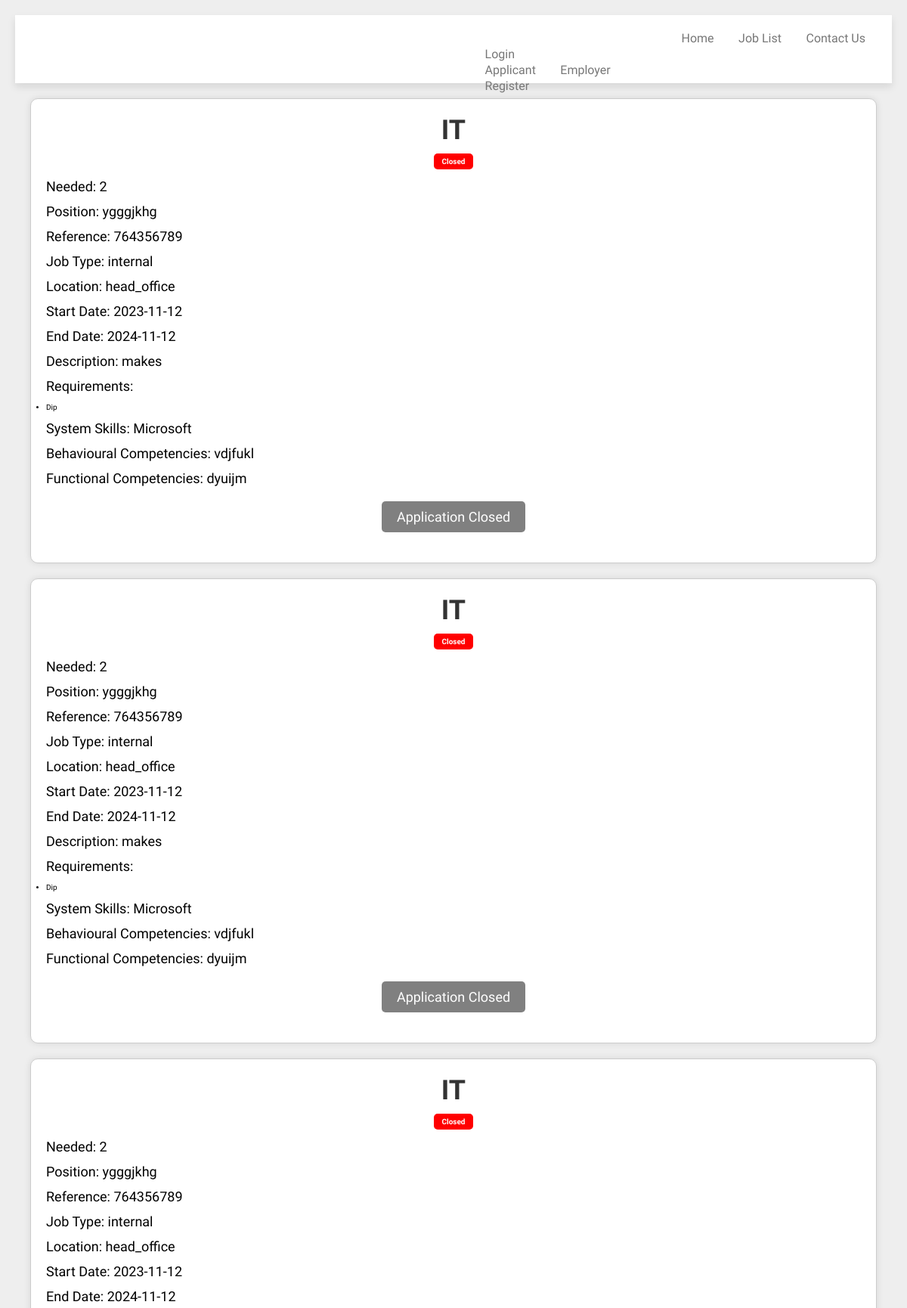
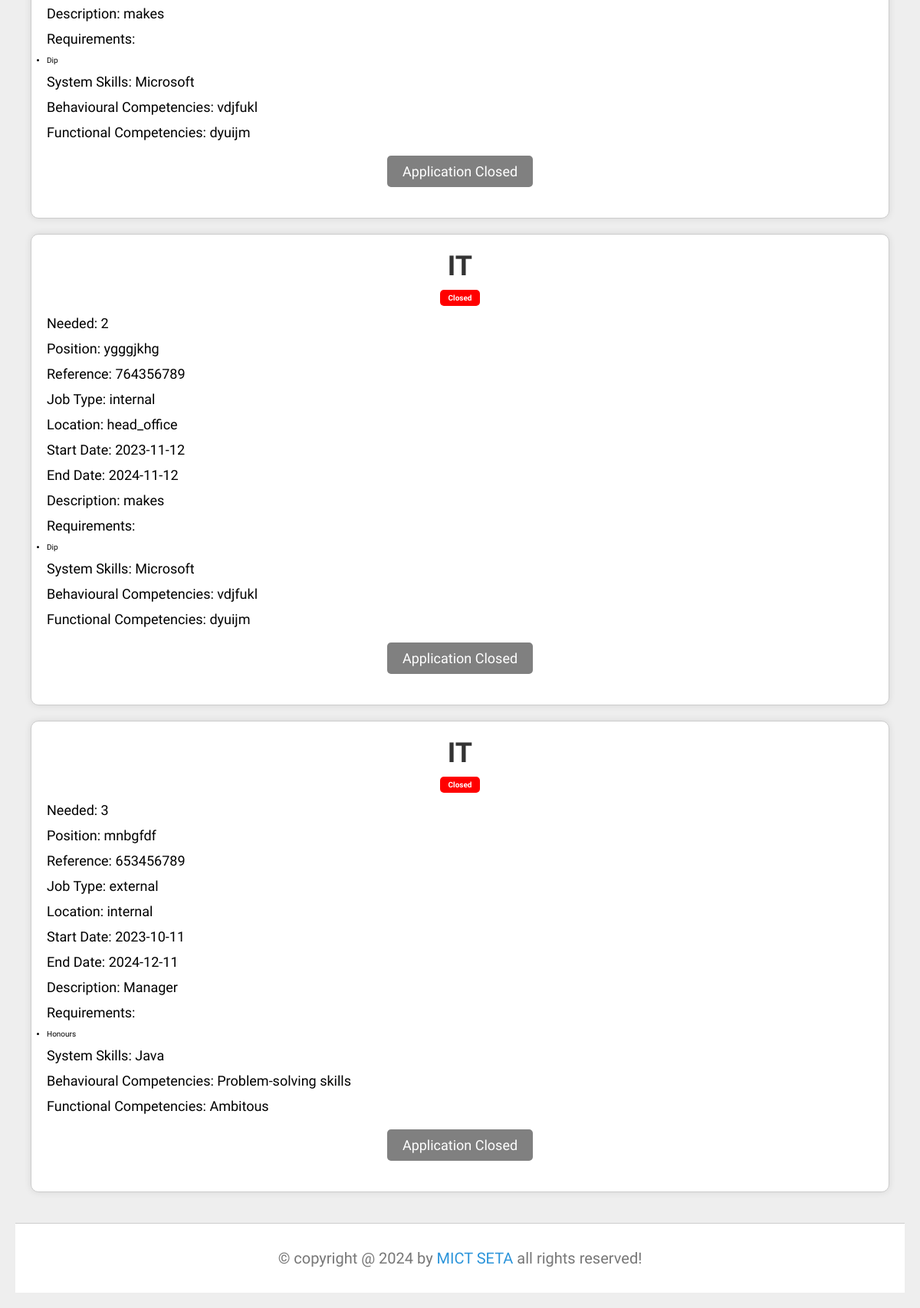
The app's page /IT.php with its own data (2 pictures, top to bottom).
### tables this page shows
CREATE TABLE `postjob` (
  `postjobID` int(11) NOT NULL,
  `jobtype` varchar(255) NOT NULL,
  `division` varchar(255) NOT NULL,
  `reference` varchar(255) NOT NULL,
  `position` varchar(255) NOT NULL,
  `vacancies` int(11) NOT NULL,
  `emptype` varchar(255) NOT NULL,
  `location` varchar(255) NOT NULL,
  `startDate` date NOT NULL,
  `endDate` date NOT NULL,
  `renumeration` int(11) NOT NULL,
  `description` varchar(255) NOT NULL,
  `requirement` varchar(255) NOT NULL,
  `system_skills` varchar(255) NOT NULL,
  `behavioural_competencies` varchar(255) NOT NULL,
  `functional_competencies` varchar(255) NOT NULL
);

### IT.php (the view, shortened to what this page needs)
<?php
require('database.php');
$user_email = $_SESSION['email'] ?? '';
$result = mysqli_query($conn, "SELECT * FROM postJob WHERE division = 'IT'");
?>
<!DOCTYPE html>
<html lang="en">
<head>
    <link rel="stylesheet" href="style.css">
</head>
<body>
    <header class="header">
        <section class="flex">
            <nav class="navbar">
                <a href="Home.php" style="margin-left:260px;">Home</a>
                <a href="jobList.php">Job List</a>
                <a href="Contact2.php">Contact Us</a>
                <div class="dropdown">
                    <a href="#" class="dropbtn">Login</a>
                    <div class="dropdown-content">
                        <a href="LoginApplicant.php">Applicant</a>
                        <a href="LoginHR.php">Employer</a>
                    </div>
                </div>
                <a href="RegisterApplicant.php">Register</a>
            </nav>
        </section>
    </header>
    <section class="home">
        <div class="job-listing">
            <?php
            if ($result && mysqli_num_rows($result) > 0) {
                $current_date = date('Y-m-d');
                while($row = mysqli_fetch_assoc($result)) {
                    $is_expired = (strtotime($row['endDate']) < strtotime($current_date));
                    echo '<div class="job-container">';
                    echo '<h1 class="job-title">'.$row['division'].'</h1>';
                    echo '<span class="status '.($is_expired ? 'closed' : 'active').'">'
                         .($is_expired ? 'Closed' : 'Hiring').'</span>';
                    echo '<div class="job-detail"><label>Needed:</label> '.$row['vacancies'].'</div>';
                    echo '<div class="job-detail"><label>Position:</label> '.$row['position'].'</div>';
                    echo '<div class="job-detail"><label>Reference:</label> '.$row['reference'].'</div>';
                    echo '<div class="job-detail"><label>Job Type:</label> '.$row['emptype'].'</div>';
                    echo '<div class="job-detail"><label>Location:</label> '.$row['location'].'</div>';
                    echo '<div class="job-detail"><label>Start Date:</label> '.$row['startDate'].'</div>';
                    echo '<div class="job-detail"><label>End Date:</label> '.$row['endDate'].'</div>';
                    echo '<div class="job-detail"><label>Description:</label> '.htmlspecialchars($row['description']).'</div>';
                    echo '<div class="job-detail"><label>Requirements:</label></div>';
                    echo '<ul class="requirements-list">';
                    foreach (explode(',', $row['requirement']) as $requirement) {
                        echo '<li>'.htmlspecialchars(trim($requirement)).'</li>';
                    }
                    echo '</ul>';
                    echo '<div class="job-detail"><label>System Skills:</label> '.htmlspecialchars($row['system_skills']).'</div>';
                    echo '<div class="job-detail"><label>Behavioural Competencies:</label> '.htmlspecialchars($row['behavioural_competencies']).'</div>';
                    echo '<div class="job-detail"><label>Functional Competencies:</label> '.htmlspecialchars($row['functional_competencies']).'</div>';
                    if (!$is_expired) {
                        echo '<form action="apply_job.php" method="post">';
                        echo '<input type="hidden" name="job_division" value="'.htmlspecialchars($row['division']).'">';
                        echo '<input type="hidden" name="job_id" value="'.htmlspecialchars($row['job_id']).'">';
                        echo '<input type="hidden" name="job_position" value="'.htmlspecialchars($row['position']).'">';
                        echo '<input type="hidden" name="job_reference" value="'.htmlspecialchars($row['reference']).'">';
                        echo '<input type="hidden" name="user_email" value="'.htmlspecialchars($user_email).'">';
                        echo '<input type="submit" value="Apply Now" class="btn">';
                        echo '</form>';
                    } else {
                        echo '<button class="btn disabled" disabled>Application Closed</button>';
                    }
                    echo '</div>';
                }
            } else {
                echo '<p style="text-align: center;">No data available</p>';
            }
            ?>
        </div>
    </section>
    <footer class="footer">
        <div class="credit">&copy; copyright @ 2024 by <span>MICT SETA</span> all rights reserved!</div>
    </footer>
</body>
</html>

### style.css (style rules this page uses)
:root { --main-color: #2b94da; --red:red; --light-color:#777; --light-bg:#eee; --black:#2c3e50; --white:#fff; --box-shadow:0 .5rem 1rem rgba(0,0,0,.1); --border:.1rem solid rgba(0,0,0,.2); }
* { font-family: 'Comfortaa', cursive; margin: 0; padding: 0; box-sizing: border-box; text-decoration: none; outline: none; border: none; }
html { font-size: 62.5%; overflow-x: hidden; scroll-padding-top: 7rem; scroll-behavior: smooth; }
body { background-color: var(--light-bg); }
section { padding: 2rem; margin: 0 auto; max-width: 1200px; }
.btn { display: inline-block; margin-top: 1rem; padding-left: 0px; padding-right: 0px; cursor: pointer; font-size: 1.5rem; color: var(--white); background-color: var(--main-color); border-radius: .5rem; text-transform: capitalize; text-align: center; }
.header { position: sticky; top: 0; left: 0; right: 0; background-color: var(--white); box-shadow: var(--box-shadow); z-index: 1000; }
.header .flex { position: relative; display: flex; align-items: center; justify-content: space-between; }
.header .flex .navbar a { display: inline-block; padding: .1rem 1.5rem; font-size: 1.6rem; color: var(--light-color); border-radius: .5rem; text-transform: capitalize; }
.footer .credit { text-align: center; padding: 3rem 2rem; border-top: var(--border); background-color: var(--white); font-size: 2rem; color: var(--light-color); line-height: 1.5; }
.footer .credit span { color: var(--main-color); text-transform: capitalize; }

### IT.php (style rules this page uses)
body { font-family: Arial, sans-serif; margin: 0; padding: 20px; background-image: url('images/mict-logo3.jpg'); background-size: cover; background-position: center; background-attachment: fixed; background-repeat: no-repeat; }
header { background-image: url(images/mictsetalogo.png); background-repeat: no-repeat; height: 90px; }
.job-container { border: 1px solid #ccc; padding: 20px; margin-bottom: 20px; border-radius: 10px; box-shadow: 0 0 10px rgba(0, 0, 0, 0.1); background-color: #fff; max-width: 100%; box-sizing: border-box; }
.job-title { font-size: 36px; color: #333; margin: 0; text-align: center; }
.status { display: block; width: fit-content; padding: 5px 10px; color: white; border-radius: 5px; font-weight: bold; text-align: center; margin: 10px auto; }
.status.closed { background-color: red; }
.job-detail { margin: 12px 0; font-size: 18px; }
.btn { display: block; margin: 20px auto; padding: 10px 20px; background-color: #007bff; color: white; border: none; border-radius: 5px; cursor: pointer; text-align: center; width: fit-content; font-size: 18px; }
.btn.disabled { background-color: gray; cursor: not-allowed; }

### records on screen
postjob: division "IT", shows "Closed", vacancies "2", position "ygggjkhg", reference "764356789", emptype "internal", location "head_office", startDate "2023-11-12", endDate "2024-11-12", description "makes", requirement "Dip", system_skills "Microsoft", behavioural_competencies "vdjfukl", functional_competencies "dyuijm", shows "Application Closed"
postjob: division "IT", shows "Closed", vacancies "2", position "ygggjkhg", reference "764356789", emptype "internal", location "head_office", startDate "2023-11-12", endDate "2024-11-12", description "makes", requirement "Dip", system_skills "Microsoft", behavioural_competencies "vdjfukl", functional_competencies "dyuijm", shows "Application Closed"
postjob: division "IT", shows "Closed", vacancies "2", position "ygggjkhg", reference "764356789", emptype "internal", location "head_office", startDate "2023-11-12", endDate "2024-11-12", description "makes", requirement "Dip", system_skills "Microsoft", behavioural_competencies "vdjfukl", functional_competencies "dyuijm", shows "Application Closed"
postjob: division "IT", shows "Closed", vacancies "2", position "ygggjkhg", reference "764356789", emptype "internal", location "head_office", startDate "2023-11-12", endDate "2024-11-12", description "makes", requirement "Dip", system_skills "Microsoft", behavioural_competencies "vdjfukl", functional_competencies "dyuijm", shows "Application Closed"
postjob: division "IT", shows "Closed", vacancies "3", position "mnbgfdf", reference "653456789", emptype "external", location "internal", startDate "2023-10-11", endDate "2024-12-11", description "Manager", requirement "Honours", system_skills "Java", behavioural_competencies "Problem-solving skills", functional_competencies "Ambitous", shows "Application Closed"
